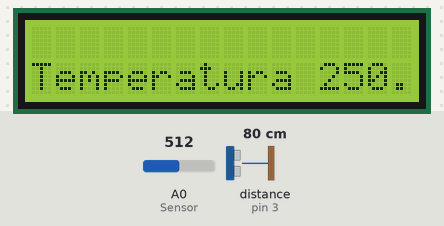
The sketch below on a simulated Arduino Uno, built with avr-gcc and run on an emulated ATmega328P. On the bench: 16×2 character LCD. Inputs (shaded band) come from the test bench; at power-on: A0 (Sensor) = 512, distance to the obstacle (sensor on pin 3) 80 cm. The echo pulse lasts 58.3 µs per cm.

Above: at 1.2 s.
1.3 s: A0 (Sensor) set to 221
At 2.8 s:
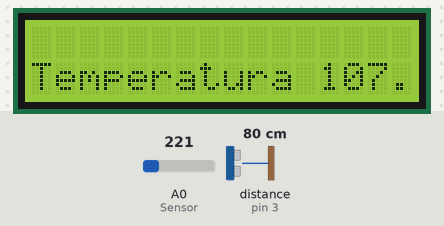
3.1 s: A0 (Sensor) set to 195
At 3.7 s:
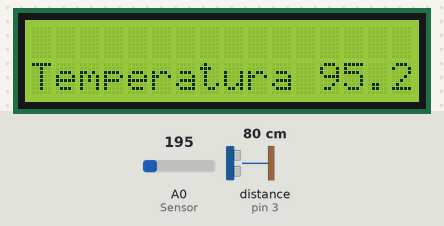
4.6 s: A0 (Sensor) set to 22
At 5.8 s:
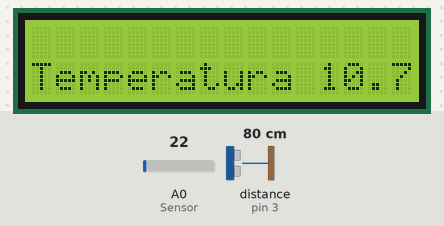
6.1 s: A0 (Sensor) set to 18
At 6.8 s:
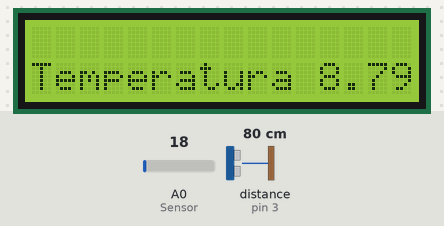
Timing chart, 0 to 8.6 s (numbered marks = the images above; inputs shaded):
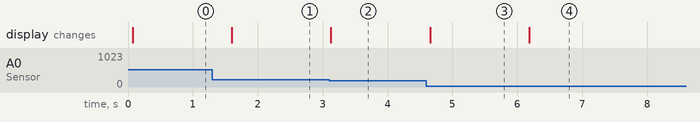

Measured:
- the behaviour switches between 205 and 204 on A0 (Sensor) (found by bisection; images 1 and 2)
- the behaviour switches between 21 and 20 on A0 (Sensor) (found by bisection; images 3 and 4)
- after the input at 1.3 s, the display: changes after 0.30 s (image 1)
- after the input at 3.1 s, the display: changes at once (image 2)
- after the input at 4.6 s, the display: changes after 0.06 s (image 3)
- after the input at 6.1 s, the display: changes after 0.08 s (image 4)

The sketch:

Temperatura-lcd.ino
```cpp
#include <LiquidCrystal.h>
LiquidCrystal lcd(2,3,4,5,6,7);

int trig=2;
int echo=3;
int Tiempo;
int Distancia;
float tempC; // variable tipo float
int Sensor = 0; //se asigna de entrada del sensor (A0)

void setup() {

  pinMode(2,OUTPUT);//ponemos el trig en el 2
  pinMode(3,INPUT);//ponemos el echo en el 3
  lcd.begin(16,2);// Configuramos el puerto serial

}

void loop() {
  digitalWrite(2,HIGH);//prendemos 2
  delay(1);//delay
  digitalWrite(2,LOW);//apagamos 2
  Tiempo=pulseIn(3,HIGH);//ponemos 3 como

  // Con analogRead leemos el sensor, recuerda que es un valor de 0 a 1023
  tempC = analogRead(Sensor);//se asigna la lectura

  // Calculamos la temperatura con la fórmula
  tempC = (5.0 * tempC * 100.0)/1024.0; //como lo calculaa

  lcd.setCursor(0,1);//ponemos el cursor
  lcd.print("Temperatura ");//imprime texto temperatura
  lcd.println(tempC); //imprime la temperatura total

  delay(500);//delay de 1 seg
}
```
